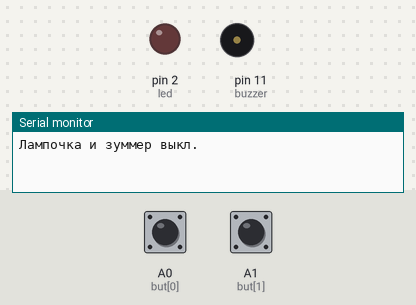
Bench run of a sketch on a simulated Arduino Uno, built with avr-gcc and run on an emulated ATmega328P. Parts: output pins drawn as LEDs (lit = HIGH), buzzer (waves = sounding), the last lines printed to the serial monitor. Inputs (shaded band) come from the test bench; at power-on: A0 (but[0]) LOW, A1 (but[1]) LOW.

Above: at 1.2 s.
1.3 s: A0 (but[0]) pulled HIGH for 0.15 s
At 2.6 s:
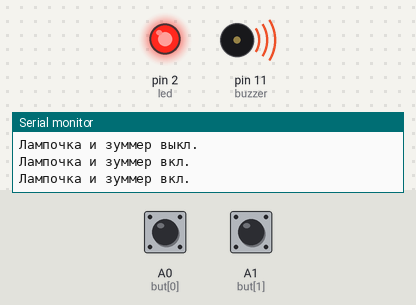
2.9 s: A1 (but[1]) pulled HIGH for 0.15 s
At 3.8 s:
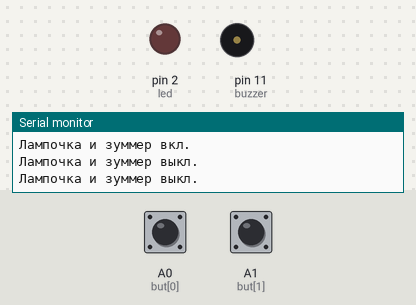
4.5 s: A0 (but[0]) pulled HIGH for 1 s
At 5.0 s:
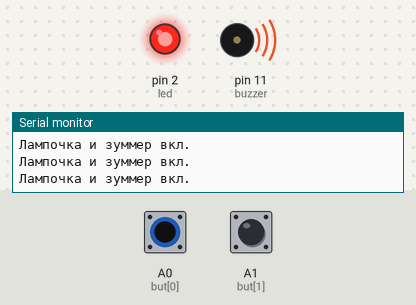
Timing chart, 0 to 7.5 s (numbered marks = the images above; inputs shaded):
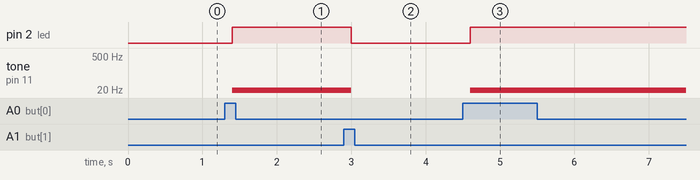

The sketch:

sketch.ino
```cpp
// пин для подключения динамика
#define buzzer 11
int x = 0;
// пины подключения светодиодов
int led = 2;
// пины для подключения кнопок
int but[] = { A0, A1};

boolean button1WasUp = true;
boolean button2WasUp = true;

boolean switching = false;
void setup() {
  // put your setup code here, to run once:
/*Serial.begin(9600);
Serial.println("Начинаю отчёт каждую секунду через последовательный порт");*/
Serial.begin(9600);
  pinMode(buzzer, OUTPUT);
  pinMode(led, OUTPUT);
  pinMode(but[0], INPUT);
  pinMode(but[1], INPUT);
}

void loop() {
  // put your main code here, to run repeatedly:
  /*Serial.println("Значение числа на +1 в сек: " + String(x) + ".");
delay(1000);
x++;*/
boolean button1IsUp = digitalRead(but[0]);
boolean button2IsUp = digitalRead(but[1]);

if (button1IsUp == HIGH) {// Если нажата Btn2

      switching = true; // Переводим флаг в выкл. состояние
      button1WasUp = true;
      delay(100);
}

else if(button2IsUp == HIGH) {// Иначе если нажата Btn1

      switching = false ; // Переводим флаг в вкл. состояние
      button2WasUp = true;
      delay(100);
}

if (switching == true) // Если флаг включен, то горит светодид и зуммер пищит
  {
    if (button1WasUp)
      {
      tone(buzzer, 2* led);
      digitalWrite(led, HIGH);
      Serial.println("Лампочка и зуммер вкл.");
      }
    button1WasUp = false;
  }

else // Иначе выключаем оба устройства

  {
    if (button2WasUp)
      {
      noTone(buzzer);
      digitalWrite(led, LOW);
      Serial.println("Лампочка и зуммер выкл.");
      }
    button2WasUp = false;
  }

}
```

Measured:
- after the input at 1.3 s, pin 2 (led): LOW → HIGH after 0.10 s; tone on pin 11 (buzzer): silent → 4 Hz after 0.10 s
- after the input at 2.9 s, pin 2 (led): HIGH → LOW after 0.10 s; tone on pin 11 (buzzer): 4 Hz → silent after 0.10 s
- after the input at 4.5 s, pin 2 (led): LOW → HIGH after 0.10 s; tone on pin 11 (buzzer): silent → 4 Hz after 0.10 s
